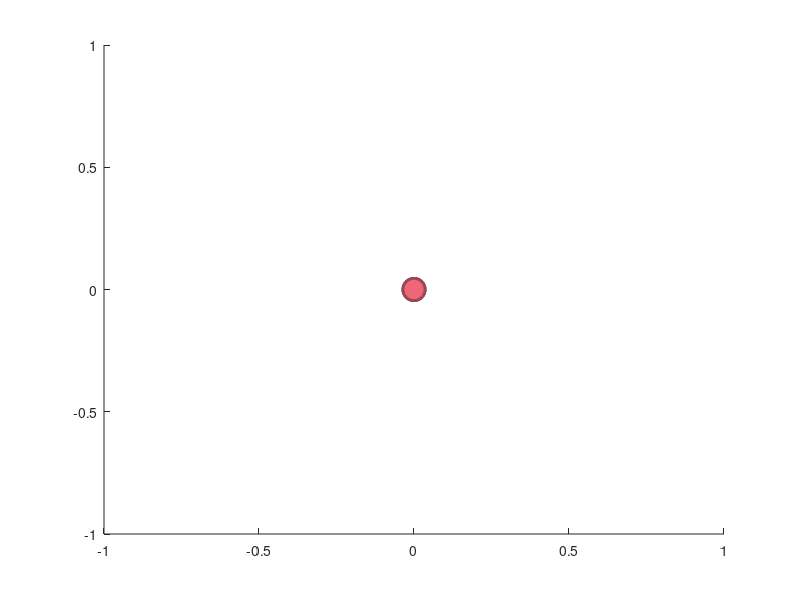

Source code (MATLAB): (Note: this script raises an error after producing the figure.)
blue = [68,119,170]/255;
cyan = [102,204,238]/255;
green = [34,136,51]/255;
yellow = [204,187,68]/255;
pink = [238,102,119]/255;
purple = [170,51,119]/255;
gray = [187,187,187]/255;

% % % eigenfunction colormap
bluee = [97,103,175]/255;
rede = [241,103,103]/255;
greene = [138,198,81]/255;
purplee = [171,78,157]/255;

%% fish optimization
% im_diff1 = (im_model-im_bgsubtracted);
% im_diff2 = (im_bgsubtracted-im_model);
% im_d1 = im2double(im_diff1);
% im_d2 = im2double(im_diff2);
% im_d = im_d1-im_d2;
% figure
% surf(im_d,'EdgeColor','none')
% axis equal
% axis off
% ax = gca;
% ax.LineWidth = 5;
% ax.FontSize = 30;
% view([0,-90])
%
% set(0,'defaultAxesFontName', 'arial')
% set(0,'defaultTextFontName', 'arial')

%% % SLC vs LLC histogram

% rt = swimbouts_er(:,5);
% rt_slc = rt(rt<20);
% rt_llc = rt(rt>20);
%
% figure('units','normalized','position',[.1 .1 .4 .6])
% box on
% hold on
% h = zeros(2,1);
% h(1) = histogram(0,'FaceColor',blue,'FaceAlpha',1,'LineWidth',1);
% h(2) = histogram(0,'FaceColor',pink,'FaceAlpha',1,'LineWidth',1);
% h1 = histogram(rt_slc,[0,5,10,15,20],'FaceColor',blue,'FaceAlpha',1,'LineWidth',1);
% h2 = histogram(rt_llc,[20,25,30,35,40,45,50,55,60,65,70,75,80,85,90,95,100],'FaceColor',pink,'FaceAlpha',1,'LineWidth',1);
% hold off
% ax = gca;
% ax.LineWidth = 5;
% ax.FontSize = 30;
% xlim([0,100])
% ax.XTick = [0,20,40,60,80,100];
% xlabel('Response Time (ms)')
% ylabel('Count')
% legend(h,'SLC','LLC')

% figure('units','normalized','position',[.1 .1 .4 .6])
% box on
% hold on
% h = zeros(2,1);
% h(1) = histogram(0,'FaceColor',blue,'FaceAlpha',1,'LineWidth',1);
% h(2) = histogram(0,'FaceColor',pink,'FaceAlpha',1,'LineWidth',1);
% h1 = histogram(rt_slc,(0:2:20),'FaceColor',blue,'FaceAlpha',1,'LineWidth',1);
% h2 = histogram(rt_llc,(20:2:100),'FaceColor',pink,'FaceAlpha',1,'LineWidth',1);
% hold off
% ax = gca;
% ax.LineWidth = 4;
% ax.FontSize = 28;
% xlim([0,100])
% ax.XTick = [0,20,40,60,80,100];
% xlabel('Response Time (ms)')
% ylabel('Count')
% legend(h,'SLC','LLC')

%% eigenshapes er vs fs vs all
% figure('units','normalized','position',[.1 .1 .4 .6])
% box on
% hold on
% h = zeros(6,1);
% h(1) = plot(0,0,'-','color',[0.2,0.2,0.2],'Linewidth',3);
% h(2) = plot(0,0,'--','color',[0.2,0.2,0.2],'Linewidth',2);
% h(3) = plot(0,0,':','color',[0.2,0.2,0.2],'Linewidth',2);
% h(4) = plot(0,0,'color',bluee,'Linewidth',4);
% h(5) = plot(0,0,'color',rede,'Linewidth',4);
% h(6) = plot(0,0,'color',greene,'Linewidth',4);
%
% plot(-v_fs(1:8,1),'--','color',bluee,'Linewidth',4);
% plot(v_fs(1:8,2),'--','color',rede,'Linewidth',4);
% plot(v_fs(1:8,3),'--','color',greene,'Linewidth',4);
% plot(-v_er(1:8,1),':','color',bluee,'Linewidth',4);
% plot(v_er(1:8,2),':','color',rede,'Linewidth',4);
% plot(-v_er(1:8,3),':','color',greene,'Linewidth',4);
% plot(-v(1:8,1),'color',bluee,'Linewidth',6);
% plot(v(1:8,2),'color',rede,'Linewidth',6);
% plot(v(1:8,3),'color',greene,'Linewidth',6);
% hold off
% ax = gca;
% ax.LineWidth = 4;
% ax.FontSize = 30;
% xlim([1,8])
% ax.XTick = [1 2 3 4 5 6 7 8];
% ylim([-0.8,0.8])
% ax.YTick = [-0.8,-0.6,-0.4,-0.2,0,0.2,0.4,0.6,0.8];
% xlabel('Segment Number')
% ylabel('Eigenshapes (a.u.)')
%
% % First column
% % Axes handle 1 (unvisible, only for place the second legend)
% ah1 = axes('position',get(gca,'position'),'FontSize',26,'Linewidth',4,'visible','off');
% legend(ah1,h(4:6),'eigenshape 1','eigenshape 2','eigenshape 3','Location','southwest')
% legend('boxoff')
% % Second column
% % Axes handle 2 (unvisible, only for place the second legend)
% ah2 = axes('position',get(gca,'position'),'FontSize',26,'Linewidth',4,'visible','off');
% legend(ah2,h(1:3),'average','free swimming', 'escape response','Location','southeast')
% legend('boxoff')
%
%
%
%
%% eigenvalues
% ss = sum(s)/sum(sum(s))*100;
% figure('units','normalized','position',[.1 .1 .4 .6])
% box on
% hold on
% b1 = bar(1,ss(1));
% b2 = bar(2,ss(2));
% b3 = bar(3,ss(3));
% b4 = bar([4,5,6,7,8],ss(4:8)');
% plot(cumsum(ss),'.-','MarkerSize',40,'LineWidth',6)
% hold off
% set(b1,'FaceColor',bluee,'EdgeColor',bluee);
% set(b2,'FaceColor',rede,'EdgeColor',rede);
% set(b3,'FaceColor',greene,'EdgeColor',greene);
% set(b4,'FaceColor',[0.2,0.2,0.2]);
% ax = gca;
% ax.LineWidth = 4;
% ax.FontSize = 30;
% xlim([0,9])
% ax.XTick = [1 2 3 4 5 6 7 8];
% xlabel('Eigenshape Number')
% ylabel('Weight of eigenshapes (%)')

%% eigenvalues average vs fs vs er

% ss = sum(s)/sum(sum(s))*100;
% ss_er = sum(s_er)/sum(sum(s_er))*100;
% ss_fs = sum(s_fs)/sum(sum(s_fs))*100;
%
% figure('units','normalized','position',[.1 .1 .4 .6])
% box on
% hold on
% h = zeros(3,1);
% h(1) = plot(0,0,'-','Linewidth',2,'Color',blue);
% h(2) = plot(0,0,'--','Linewidth',2,'Color',blue);
% h(3) = plot(0,0,':','Linewidth',2,'Color',blue);
% b1 = bar(1,ss(1));
% b2 = bar(2,ss(2));
% b3 = bar(3,ss(3));
% b4 = bar([4,5,6,7,8],ss(4:8)');
% plot(cumsum(ss),'x-','MarkerSize',10,'LineWidth',2,'Color',blue)
% plot(cumsum(ss_er),'x:','MarkerSize',10,'LineWidth',2,'Color',blue)
% plot(cumsum(ss_fs),'x--','MarkerSize',10,'LineWidth',2,'Color',blue)
% hold off
% set(b1,'FaceColor',bluee,'EdgeColor',bluee);
% set(b2,'FaceColor',rede,'EdgeColor',rede);
% set(b3,'FaceColor',greene,'EdgeColor',greene);
% set(b4,'FaceColor',[0.2,0.2,0.2]);
% ax = gca;
% ax.LineWidth = 4;
% ax.FontSize = 30;
% xlim([0,9])
% ax.XTick = [1 2 3 4 5 6 7 8];
% xlabel('Eigenshape Number')
% ylim([0,100])
% ylabel('Weight of eigenshapes (%)')
% ah = axes('position',get(gca,'position'),'FontSize',30,'Linewidth',4,'visible','off');
% legend(ah,h(1:3),'average','free swimming', 'escape response','Location','northeast')


%% behavioral space in 3D
% bluem = [gray,0.9];
% purplem = [blue,0.9];
% goldm = [pink,0.9];
% 
% figure('units','normalized','position',[.1 .1 .48 .75])
% hold on
% h = zeros(3,1);
% h(1) = plot3(0,0,0,'color',bluem,'LineWidth',2);
% h(2) = plot3(0,0,0,'color',purplem,'LineWidth',2);
% h(3) = plot3(0,0,0,'color',goldm,'LineWidth',2);
% % for m = 1:nswimbouts_fs
% %     uc = filter([1/3,1/3,1/3],1,uc_fs_1{m});
% %     if uc(20,1)<0
% %         uc = -uc;
% %     end
% %     plot3(uc(:,1),-uc(:,2),uc(:,3),'color',bluem,'displayname',sprintf('%d',m),'LineWidth',1.5)
% % end
% m = 80;
% % for m = 1:nswimbouts_er
%     rt = swimbouts_er(m,5);
%     rt(rt>20) = 100;
%     rt(rt<=20) = 0;
%     uc = filter([1/3,1/3,1/3],1,uc_er_1{m});
%     if uc(20,1)<0
%         uc = -uc;
%     end
%     plot3(uc(:,1),-uc(:,2),uc(:,3),'color',purplem*(100-rt)/100+goldm*(rt)/100,'displayname',sprintf('%d',m),'LineWidth',1.5)
% %     view(43,30)
% % end
% 
% hold off
% 
% box on
% grid on
% 
% view([-158 21])
% ax = gca;
% ax.LineWidth = 4;
% ax.FontSize = 30;
% % xl = xlabel('U_1');
% % set(xl, 'rotation', 46);
% xlim([-0.006,0.012])
% ax.XTickLabels = {'1','1','1','1'};
% % yl = ylabel('U_2');
% ylim([-0.008,0.01])
% ax.YTickLabels = {'1','1','1','1'};
% % set(yl, 'rotation', -2);
% % zlabel('U_3')
% zlim([-0.015,0.012])
% ax.ZTickLabels = {'1','1','1'};
% legend('Free Swimming','SLC','LLC','Location','south')



%% MDS analysis

% uc1 = [uc_er_1;uc_fs_1];
% nswimbouts = length(uc1);
% dd = zeros(nswimbouts);
% for n = 1:nswimbouts
%     for m = 1:nswimbouts
%         a=[uc1{n}(:,1)*s(1,1),uc1{n}(:,2)*s(2,2),uc1{n}(:,3)*s(3,3)];
%         b=[uc1{m}(:,1)*s(1,1),uc1{m}(:,2)*s(2,2),uc1{m}(:,3)*s(3,3)];
%         w=100;
%         dd(m,n) = dtw_c(a,b,w)/(length(a)*length(b));
%     end
% end
% [Y1,~] = mdscale(dd,3);

%% MDS in 2D

% uc1 = [uc_er_1;uc_fs_1];
% nswimbouts = length(uc1);
% dd = zeros(nswimbouts);
% for n = 1:nswimbouts
%     for m = 1:nswimbouts
%         a=[uc1{n}(:,1)*s(1,1),uc1{n}(:,2)*s(2,2),uc1{n}(:,3)*s(3,3)];
%         b=[uc1{m}(:,1)*s(1,1),uc1{m}(:,2)*s(2,2),uc1{m}(:,3)*s(3,3)];
%         w=100;
%         dd(m,n) = dtw_c(a,b,w)/(length(a)*length(b));
%     end
% end
% [Y1,~] = mdscale(dd,2);
% 
% nswimbouts_er  = length(swimbouts_er);
% nswimbouts_fs  = length(swimbouts_fs);

% plot MDS
figure('units','normalized','position',[.1 .1 .56 .65])
hold on
h = zeros(3,1);
h(1) = plot3(0,0,0,'o','MarkerFaceColor',gray,'MarkerEdgeColor',gray/1.5,'MarkerSize',16,'LineWidth',2);
h(2) = plot3(0,0,0,'o','MarkerFaceColor',blue,'MarkerEdgeColor',blue/1.5,'MarkerSize',16,'LineWidth',2);
h(3) = plot3(0,0,0,'o','MarkerFaceColor',pink,'MarkerEdgeColor',pink/1.5,'MarkerSize',16,'LineWidth',2);
for i = nswimbouts_er + 1 : nswimbouts_er + nswimbouts_fs
    plot(Y1(i,1),Y1(i,2),'o','MarkerFaceColor',gray,'MarkerEdgeColor',gray/1.5,'MarkerSize',16,'DisplayName',sprintf('%d',i),'LineWidth',2);
end
for i = 1:nswimbouts_er
    if swimbouts_er(i,5)<20
        plot(Y1(i,1),Y1(i,2),'o','MarkerFaceColor',blue,'MarkerEdgeColor',blue/1.5,'MarkerSize',16,'DisplayName',sprintf('%d',i),'LineWidth',2);
    else
        plot(Y1(i,1),Y1(i,2),'o','MarkerFaceColor',pink,'MarkerEdgeColor',pink/1.5,'MarkerSize',16,'DisplayName',sprintf('%d',i),'LineWidth',2);
    end
end
hold off
box on
grid on
% view([-70 22])
ax = gca;
ax.LineWidth = 4;
ax.FontSize = 30;
xlim([-2.2,3.2]);
ylim([-1.2,2.5])
xl = xlabel('MDS dimension 1');
% set(xl, 'rotation', 52);
yl = ylabel('MDS dimension 2');
% view(-90,90) 
set(gca,'ydir','reverse')
legend('Free Swimming','SLC','LLC','Location','best')


%% MDS in 3D

% uc1 = [uc_er_1;uc_fs_1];
% nswimbouts = length(uc1);
% dd = zeros(nswimbouts);
% for n = 1:nswimbouts
%     for m = 1:nswimbouts
%         a=[uc1{n}(:,1)*s(1,1),uc1{n}(:,2)*s(2,2),uc1{n}(:,3)*s(3,3)];
%         b=[uc1{m}(:,1)*s(1,1),uc1{m}(:,2)*s(2,2),uc1{m}(:,3)*s(3,3)];
%         w=100;
%         dd(m,n) = dtw_c(a,b,w)/(length(a)*length(b));
%     end
% end
% [Y1,~] = mdscale(dd,3);
% nswimbouts_er  = length(swimbouts_er);
% nswimbouts_fs  = length(swimbouts_fs);
% 
% % plot MDS
% figure('units','normalized','position',[.1 .1 .48 .75])
% % figure('units','pixels','position',[100 100 900 800])
% hold on
% h = zeros(3,1);
% h(1) = plot3(0,0,0,'o','MarkerFaceColor',gray,'MarkerEdgeColor',gray/1.5,'MarkerSize',16,'LineWidth',2);
% h(2) = plot3(0,0,0,'o','MarkerFaceColor',blue,'MarkerEdgeColor',blue/1.5,'MarkerSize',16,'LineWidth',2);
% h(3) = plot3(0,0,0,'o','MarkerFaceColor',pink,'MarkerEdgeColor',pink/1.5,'MarkerSize',16,'LineWidth',2);
% for i = nswimbouts_er + 1 : nswimbouts_er + nswimbouts_fs
%     plot3(Y1(i,1),Y1(i,2),Y1(i,3),'o','MarkerFaceColor',gray,'MarkerEdgeColor',gray/1.5,'MarkerSize',16,'DisplayName',sprintf('%d',i),'LineWidth',2);
% end
% for i = 1:nswimbouts_er
%     if swimbouts_er(i,5)<20
%         plot3(Y1(i,1),Y1(i,2),Y1(i,3),'o','MarkerFaceColor',blue,'MarkerEdgeColor',blue/1.5,'MarkerSize',16,'DisplayName',sprintf('%d',i),'LineWidth',2);
%     else
%         plot3(Y1(i,1),Y1(i,2),Y1(i,3),'o','MarkerFaceColor',pink,'MarkerEdgeColor',pink/1.5,'MarkerSize',16,'DisplayName',sprintf('%d',i),'LineWidth',2);
%     end
% end
% hold off
% box on
% grid on
% view([-68 21])
% ax = gca;
% ax.LineWidth = 4;
% ax.FontSize = 30;
% % xl = xlabel('MDS dimension 1');
% xlim([-2,3])
% % set(xl, 'rotation', 52);
% ylim([-1,2])
% % yl = ylabel('MDS dimension 2');
% % set(yl, 'rotation', -3);
% % zlim([-2,2])
% % zlabel('MDS dimension 3')
% legend('Free Swimming','SLC','LLC','Location','best')



%% MDS in 3D stereoview

% uc1 = [uc_er_1;uc_fs_1];
% nswimbouts = length(uc1);
% dd = zeros(nswimbouts);
% for n = 1:nswimbouts
%     for m = 1:nswimbouts
%         a=[uc1{n}(:,1)*s(1,1),uc1{n}(:,2)*s(2,2),uc1{n}(:,3)*s(3,3)];
%         b=[uc1{m}(:,1)*s(1,1),uc1{m}(:,2)*s(2,2),uc1{m}(:,3)*s(3,3)];
%         w=100;
%         dd(m,n) = dtw_c(a,b,w)/(length(a)*length(b));
%     end
% end
% [Y1,~] = mdscale(dd,3);
% nswimbouts_er  = length(swimbouts_er);
% nswimbouts_fs  = length(swimbouts_fs);

% % plot MDS
% figure%('units','normalized','position',[.1 .1 .48 .75])
% hold on
% h = zeros(3,1);
% h(1) = plot3(0,0,0,'o','MarkerFaceColor',gray,'MarkerEdgeColor',gray/1.5,'MarkerSize',16,'LineWidth',2);
% h(2) = plot3(0,0,0,'o','MarkerFaceColor',blue,'MarkerEdgeColor',blue/1.5,'MarkerSize',16,'LineWidth',2);
% h(3) = plot3(0,0,0,'o','MarkerFaceColor',pink,'MarkerEdgeColor',pink/1.5,'MarkerSize',16,'LineWidth',2);
% for i = nswimbouts_er + 1 : nswimbouts_er + nswimbouts_fs
%     plot3(Y1(i,1),Y1(i,2),Y1(i,3),'o','MarkerFaceColor',gray,'MarkerEdgeColor',gray/1.5,'MarkerSize',5,'DisplayName',sprintf('%d',i),'LineWidth',1);
% end
% for i = 1:nswimbouts_er
%     if swimbouts_er(i,5)<20
%         plot3(Y1(i,1),Y1(i,2),Y1(i,3),'o','MarkerFaceColor',blue,'MarkerEdgeColor',blue/1.5,'MarkerSize',5,'DisplayName',sprintf('%d',i),'LineWidth',1);
%     else
%         plot3(Y1(i,1),Y1(i,2),Y1(i,3),'o','MarkerFaceColor',pink,'MarkerEdgeColor',pink/1.5,'MarkerSize',5,'DisplayName',sprintf('%d',i),'LineWidth',1);
%     end
% end
% hold off
% box on
% grid on
% view([-68 21])
% ax = gca;
% ax.LineWidth = 4;
% ax.FontSize = 20;
% % xl = xlabel('MDS dimension 1');
% % set(xl, 'rotation', 52);
% ylim([-1,2.4])
% % yl = ylabel('MDS dimension 2');
% % set(yl, 'rotation', -3);
% zlim([-2,3])
% % zlabel('MDS dimension 3')
% % legend('Free Swimming','SLC','LLC','Location','best')
% stereoview

%% MDS in 4D

% % uc1 = [uc_er_1;uc_fs_1];
% % nswimbouts = length(uc1);
% % dd = zeros(nswimbouts);
% % for n = 1:nswimbouts
% %     for m = 1:nswimbouts
% %         a=[uc1{n}(:,1)*s(1,1),uc1{n}(:,2)*s(2,2),uc1{n}(:,3)*s(3,3)];
% %         b=[uc1{m}(:,1)*s(1,1),uc1{m}(:,2)*s(2,2),uc1{m}(:,3)*s(3,3)];
% %         w=100;
% %         dd(m,n) = dtw_c(a,b,w)/(length(a)*length(b));
% %     end
% % end
% % [Y1,~] = mdscale(dd,4);
% % nswimbouts_er  = length(swimbouts_er);
% % nswimbouts_fs  = length(swimbouts_fs);
%
% % plot MDS dim 123
% figure('units','normalized','position',[.1 .1 .45 .75])
% hold on
% h = zeros(3,1);
% h(1) = plot3(0,0,0,'o','MarkerFaceColor',gray,'MarkerEdgeColor',gray/1.5,'MarkerSize',16,'LineWidth',2);
% h(2) = plot3(0,0,0,'o','MarkerFaceColor',blue,'MarkerEdgeColor',blue/1.5,'MarkerSize',16,'LineWidth',2);
% h(3) = plot3(0,0,0,'o','MarkerFaceColor',pink,'MarkerEdgeColor',pink/1.5,'MarkerSize',16,'LineWidth',2);
% for i = nswimbouts_er + 1 : nswimbouts_er + nswimbouts_fs
%     plot3(Y1(i,1),Y1(i,2),Y1(i,3),'o','MarkerFaceColor',gray,'MarkerEdgeColor',gray/1.5,'MarkerSize',16,'DisplayName',sprintf('%d',i),'LineWidth',2);
% end
% for i = 1:nswimbouts_er
%     if swimbouts_er(i,5)<20
%         plot3(Y1(i,1),Y1(i,2),Y1(i,3),'o','MarkerFaceColor',blue,'MarkerEdgeColor',blue/1.5,'MarkerSize',16,'DisplayName',sprintf('%d',i),'LineWidth',2);
%     else
%         plot3(Y1(i,1),Y1(i,2),Y1(i,3),'o','MarkerFaceColor',pink,'MarkerEdgeColor',pink/1.5,'MarkerSize',16,'DisplayName',sprintf('%d',i),'LineWidth',2);
%     end
% end
% hold off
% box on
% grid on
% view([-70 22])
% ax = gca;
% ax.LineWidth = 4;
% ax.FontSize = 30;
% xlabel('1');
% xlim([-2.4,3])
% % set(xl, 'rotation', 52);
% ylim([-1,2])
% ylabel('2');
% % set(yl, 'rotation', -3);
% % zlim([-2,3])
% zlabel('3')
% zlim([-1.5,2])
% legend('Free Swimming','SLC','LLC','Location','best')
%
% % plot MDS dim 124
% figure('units','normalized','position',[.1 .1 .45 .75])
% hold on
% h = zeros(3,1);
% h(1) = plot3(0,0,0,'o','MarkerFaceColor',gray,'MarkerEdgeColor',gray/1.5,'MarkerSize',16,'LineWidth',2);
% h(2) = plot3(0,0,0,'o','MarkerFaceColor',blue,'MarkerEdgeColor',blue/1.5,'MarkerSize',16,'LineWidth',2);
% h(3) = plot3(0,0,0,'o','MarkerFaceColor',pink,'MarkerEdgeColor',pink/1.5,'MarkerSize',16,'LineWidth',2);
% for i = nswimbouts_er + 1 : nswimbouts_er + nswimbouts_fs
%     plot3(Y1(i,1),Y1(i,2),Y1(i,4),'o','MarkerFaceColor',gray,'MarkerEdgeColor',gray/1.5,'MarkerSize',16,'DisplayName',sprintf('%d',i),'LineWidth',2);
% end
% for i = 1:nswimbouts_er
%     if swimbouts_er(i,5)<20
%         plot3(Y1(i,1),Y1(i,2),Y1(i,4),'o','MarkerFaceColor',blue,'MarkerEdgeColor',blue/1.5,'MarkerSize',16,'DisplayName',sprintf('%d',i),'LineWidth',2);
%     else
%         plot3(Y1(i,1),Y1(i,2),Y1(i,4),'o','MarkerFaceColor',pink,'MarkerEdgeColor',pink/1.5,'MarkerSize',16,'DisplayName',sprintf('%d',i),'LineWidth',2);
%     end
% end
% hold off
% box on
% grid on
% view([-70 22])
% ax = gca;
% ax.LineWidth = 4;
% ax.FontSize = 30;
% xlabel('1');
% xlim([-2.4,3])
% % set(xl, 'rotation', 52);
% ylim([-1,2])
% ylabel('2');
% % set(yl, 'rotation', -3);
% zlabel('4')
% % legend('Free Swimming','SLC','LLC','Location','best')
%
% % plot MDS dim 134
% figure('units','normalized','position',[.1 .1 .45 .75])
% hold on
% h = zeros(3,1);
% h(1) = plot3(0,0,0,'o','MarkerFaceColor',gray,'MarkerEdgeColor',gray/1.5,'MarkerSize',16,'LineWidth',2);
% h(2) = plot3(0,0,0,'o','MarkerFaceColor',blue,'MarkerEdgeColor',blue/1.5,'MarkerSize',16,'LineWidth',2);
% h(3) = plot3(0,0,0,'o','MarkerFaceColor',pink,'MarkerEdgeColor',pink/1.5,'MarkerSize',16,'LineWidth',2);
% for i = nswimbouts_er + 1 : nswimbouts_er + nswimbouts_fs
%     plot3(Y1(i,1),Y1(i,3),Y1(i,4),'o','MarkerFaceColor',gray,'MarkerEdgeColor',gray/1.5,'MarkerSize',16,'DisplayName',sprintf('%d',i),'LineWidth',2);
% end
% for i = 1:nswimbouts_er
%     if swimbouts_er(i,5)<20
%         plot3(Y1(i,1),Y1(i,3),Y1(i,4),'o','MarkerFaceColor',blue,'MarkerEdgeColor',blue/1.5,'MarkerSize',16,'DisplayName',sprintf('%d',i),'LineWidth',2);
%     else
%         plot3(Y1(i,1),Y1(i,3),Y1(i,4),'o','MarkerFaceColor',pink,'MarkerEdgeColor',pink/1.5,'MarkerSize',16,'DisplayName',sprintf('%d',i),'LineWidth',2);
%     end
% end
% hold off
% box on
% grid on
% view([20 22])
% ax = gca;
% ax.LineWidth = 4;
% ax.FontSize = 30;
% xlabel('1');
% xlim([-2.4,3])
% % set(xl, 'rotation', 52);
% % ylim([-1,2.4])
% ylabel('3');
% ylim([-1.5,2])
% % set(yl, 'rotation', -3);
% % zlim([-2,3])
% zlabel('4')
% % legend('Free Swimming','SLC','LLC','Location','best')
%
%
% % plot MDS dim 234
% figure('units','normalized','position',[.1 .1 .45 .75])
% hold on
% h = zeros(3,1);
% h(1) = plot3(0,0,0,'o','MarkerFaceColor',gray,'MarkerEdgeColor',gray/1.5,'MarkerSize',16,'LineWidth',2);
% h(2) = plot3(0,0,0,'o','MarkerFaceColor',blue,'MarkerEdgeColor',blue/1.5,'MarkerSize',16,'LineWidth',2);
% h(3) = plot3(0,0,0,'o','MarkerFaceColor',pink,'MarkerEdgeColor',pink/1.5,'MarkerSize',16,'LineWidth',2);
% for i = nswimbouts_er + 1 : nswimbouts_er + nswimbouts_fs
%     plot3(Y1(i,2),Y1(i,3),Y1(i,4),'o','MarkerFaceColor',gray,'MarkerEdgeColor',gray/1.5,'MarkerSize',16,'DisplayName',sprintf('%d',i),'LineWidth',2);
% end
% for i = 1:nswimbouts_er
%     if swimbouts_er(i,5)<20
%         plot3(Y1(i,2),Y1(i,3),Y1(i,4),'o','MarkerFaceColor',blue,'MarkerEdgeColor',blue/1.5,'MarkerSize',16,'DisplayName',sprintf('%d',i),'LineWidth',2);
%     else
%         plot3(Y1(i,2),Y1(i,3),Y1(i,4),'o','MarkerFaceColor',pink,'MarkerEdgeColor',pink/1.5,'MarkerSize',16,'DisplayName',sprintf('%d',i),'LineWidth',2);
%     end
% end
% hold off
% box on
% grid on
% view([20 22])
% ax = gca;
% ax.LineWidth = 4;
% ax.FontSize = 30;
% xlabel('2');
% xlim([-1,2])
% % set(xl, 'rotation', 52);
% % ylim([-1,2.4])
% yl = ylabel('3');
% ylim([-1.5,2])
% % set(yl, 'rotation', -3);
% % zlim([-2,3])
% zlabel('4')
% % legend('Free Swimming','SLC','LLC','Location','best')

%% DBSCAN based on dd

% epsilon=0.4895;
% MinPts=20;
% IDX=DBSCAN_D(dd,epsilon,MinPts);
%
% % plot MDS
% figure('units','normalized','position',[.1 .1 .48 .75])
% hold on
% % h = zeros(2,1);
% % h(1) = plot3(0,0,0,'o','MarkerFaceColor',cyan,'MarkerEdgeColor',cyan/1.5,'MarkerSize',16,'LineWidth',2);
% % h(2) = plot3(0,0,0,'o','MarkerFaceColor',green,'MarkerEdgeColor',green/1.5,'MarkerSize',16,'LineWidth',2);
% % h(3) = plot3(0,0,0,'o','MarkerFaceColor',pink,'MarkerEdgeColor',pink/1.5,'MarkerSize',16,'LineWidth',2);
%
% for i = 1:nswimbouts_er + nswimbouts_fs
%     if IDX(i) == 1
%         plot3(Y1(i,1),Y1(i,2),Y1(i,3),'o','MarkerFaceColor',cyan,'MarkerEdgeColor',cyan/1.5,'MarkerSize',8,'DisplayName',sprintf('%d',i),'LineWidth',2);
%     elseif IDX(i) == 2
%         plot3(Y1(i,1),Y1(i,2),Y1(i,3),'o','MarkerFaceColor',green,'MarkerEdgeColor',green/1.5,'MarkerSize',8,'DisplayName',sprintf('%d',i),'LineWidth',2);
%     else
%         plot3(Y1(i,1),Y1(i,2),Y1(i,3),'o','MarkerFaceColor','w','MarkerEdgeColor',[0.8,0.8,0.8],'MarkerSize',8,'DisplayName',sprintf('%d',i),'LineWidth',2);
%     end
% end

% hold off
% box on
% grid on
% view([-68 21])
% ax = gca;
% ax.LineWidth = 4;
% ax.FontSize = 20;
% % xl = xlabel('MDS dimension 1');
% % set(xl, 'rotation', 52);
% ylim([-1,2.4])
% % yl = ylabel('MDS dimension 2');
% % set(yl, 'rotation', -3);
% zlim([-2,3])
% % zlabel('MDS dimension 3')
% % legend('Free Swimming','SLC','LLC','Location','best')


%% DBSCAN based on MDS results v1

% epsilon=0.6;
% MinPts=20;
% IDX=DBSCAN(Y1,epsilon,MinPts);
%
% plot MDS
% MarkerType = {'^','s','o'};
% figure('units','normalized','position',[.1 .1 .48 .75])
% hold on
% h = zeros(2,1);
% h(1) = plot3(0,0,0,'o','MarkerFaceColor',[1,1,1],'MarkerEdgeColor',[0,0,0],'MarkerSize',16,'LineWidth',2);
% h(2) = plot3(0,0,0,'s','MarkerFaceColor',[1,1,1],'MarkerEdgeColor',[0,0,0],'MarkerSize',16,'LineWidth',2);
% h(3) = plot3(0,0,0,'^','MarkerFaceColor',[1,1,1],'MarkerEdgeColor',[0,0,0],'MarkerSize',16,'LineWidth',2);
% for i = nswimbouts_er + 1 : nswimbouts_er + nswimbouts_fs
%     plot3(Y1(i,1),Y1(i,2),Y1(i,3),MarkerType{IDX(i)+1},'MarkerFaceColor',gray,'MarkerEdgeColor',gray/1.5,'MarkerSize',16,'DisplayName',sprintf('%d',i),'LineWidth',2);
% end
% for i = 1:nswimbouts_er
%     if swimbouts_er(i,5)<20
%         plot3(Y1(i,1),Y1(i,2),Y1(i,3),MarkerType{IDX(i)+1},'MarkerFaceColor',blue,'MarkerEdgeColor',blue/1.5,'MarkerSize',16,'DisplayName',sprintf('%d',i),'LineWidth',2);
%     else
%         plot3(Y1(i,1),Y1(i,2),Y1(i,3),MarkerType{IDX(i)+1},'MarkerFaceColor',pink,'MarkerEdgeColor',pink/1.5,'MarkerSize',16,'DisplayName',sprintf('%d',i),'LineWidth',2);
%     end
% end
% hold off
% box on
% grid on
% view([-68 21])
% ax = gca;
% ax.LineWidth = 4;
% ax.FontSize = 30;
% % xl = xlabel('MDS dimension 1');
% % set(xl, 'rotation', 52);
% ylim([-1,2.4])
% % yl = ylabel('MDS dimension 2');
% % set(yl, 'rotation', -3);
% zlim([-2,3])
% % zlabel('MDS dimension 3')
% legend('cluster1','cluster2','outliers','Location','best')


%% DBSCAN based on MDS results v2

% epsilon=0.6;
% MinPts=20;
% IDX=DBSCAN(Y1,epsilon,MinPts);
% 
% % plot MDS
% MarkerType = {'^','s','o'};
% figure('units','normalized','position',[.1 .1 .48 .75])
% 
% % figure('units','pixels','position',[100 100 900 800])
% hold on
% h = zeros(2,1);
% h(1) = plot3(0,0,0,'o','MarkerFaceColor',cyan,'MarkerEdgeColor',cyan,'MarkerSize',16,'LineWidth',2);
% h(2) = plot3(0,0,0,'o','MarkerFaceColor',green,'MarkerEdgeColor',green,'MarkerSize',16,'LineWidth',2);
% h(3) = plot3(0,0,0,'o','MarkerFaceColor',[1,1,1],'MarkerEdgeColor',[0.7,0.7,0.7],'MarkerSize',16,'LineWidth',2);
% 
% for i = 1:nswimbouts_er + nswimbouts_fs
%     if IDX(i) == 1
%         plot3(Y1(i,1),Y1(i,2),Y1(i,3),'o','MarkerFaceColor',cyan,'MarkerEdgeColor',cyan/1.5,'MarkerSize',16,'DisplayName',sprintf('%d',i),'LineWidth',2);
%     elseif IDX(i) == 2
%         plot3(Y1(i,1),Y1(i,2),Y1(i,3),'o','MarkerFaceColor',green,'MarkerEdgeColor',green/1.5,'MarkerSize',16,'DisplayName',sprintf('%d',i),'LineWidth',2);
%     else
%         plot3(Y1(i,1),Y1(i,2),Y1(i,3),'o','MarkerFaceColor','w','MarkerEdgeColor',[0.7,0.7,0.7],'MarkerSize',16,'DisplayName',sprintf('%d',i),'LineWidth',2);
%     end
% end
% 
% hold off
% box on
% grid on
% view([-68 21])
% ax = gca;
% ax.LineWidth = 4;
% ax.FontSize = 30;
% % xl = xlabel('MDS dimension 1');
% xlim([-2,3])
% % set(xl, 'rotation', 52);
% ylim([-1,2])
% % yl = ylabel('MDS dimension 2');
% % set(yl, 'rotation', -3);
% % zlim([-2,2])
% % zlabel('MDS dimension 3')
% legend('cluster1','cluster2','outliers','Location','best')
% 
% 
% cfs = zeros(3,1);
% cslc = zeros(3,1);
% cllc = zeros(3,1);
% for i = nswimbouts_er + 1:nswimbouts_er+nswimbouts_fs
%     if IDX(i) == 0
%         cfs(1) = cfs(1) + 1;
%     elseif IDX(i) == 1
%         cfs(2) = cfs(2) + 1;
%     else
%         cfs(3) = cfs(3) + 1;
%     end
% end
% for i = 1:nswimbouts_er
%     if swimbouts_er(i,5)<20
%         if IDX(i) == 0
%             cslc(1) = cslc(1) + 1;
%         elseif IDX(i) == 1
%             cslc(2) = cslc(2) + 1;
%         else
%             cslc(3) = cslc(3) + 1;
%         end
%     else
%         if IDX(i) == 0
%             cllc(1) = cllc(1) + 1;
%         elseif IDX(i) == 1
%             cllc(2) = cllc(2) + 1;
%         else
%             cllc(3) = cllc(3) + 1;
%         end
%     end
% end


%% arbitrary parameters
% figure
% hold on
% for i  = 1:nswimbouts_er
%     if swimbouts_er(i,5)<20
%         plot(ang_turn1_er(i),ori_dist_er(i,1),'o','color',blue)
%     else
%         plot(ang_turn1_er(i),ori_dist_er(i,1),'o','color',pink)
%     end
% end
% for i  = 1:nswimbouts_fs
%     plot(ang_turn1_fs(i),ori_dist_fs(i,1),'o','color',gray)
% end
% hold off
%
% figure
% hold on
% for i  = 1:nswimbouts_er
%     if swimbouts_er(i,5)<20
%         plot(ang_turn1_er(i),ori_dist_er(i,2),'o','color',blue)
%     else
%         plot(ang_turn1_er(i),ori_dist_er(i,2),'o','color',pink)
%     end
% end
% for i  = 1:nswimbouts_fs
%     plot(ang_turn1_fs(i),ori_dist_fs(i,2),'o','color',gray)
% end
% hold off

% figure
% hold on
% for i  = 1:nswimbouts_er
%     if swimbouts_er(i,5)<20
%         plot3(ang_turn1_er(i),ang_bent_max_fs(i,1),ori_dist_er(i,2),'o','MarkerFaceColor',blue,'MarkerEdgeColor',blue/1.5,'MarkerSize',12,'LineWidth',2)
%     else
%         plot3(ang_turn1_er(i),ang_bent_max_er(i,1),ori_dist_er(i,2),'o','MarkerFaceColor',pink,'MarkerEdgeColor',pink/1.5,'MarkerSize',16,'LineWidth',2)
%     end
% end
% for i  = 1:nswimbouts_fs
%     plot3(ang_turn1_fs(i),ang_bent_max_er(i,1),ori_dist_fs(i,2),'o','MarkerFaceColor',gray,'MarkerEdgeColor',gray/1.5,'MarkerSize',16,'LineWidth',2)
% end
% hold off


% figure('units','normalized','position',[.1 .1 .4 .6])
% box on
% hold on
% for i  = 1:nswimbouts_er
%     if swimbouts_er(i,5)<20
%         plot(1+(rand-0.5)/2,ang_turn1_er(i)*180/pi,'o','MarkerFaceColor',blue,'MarkerEdgeColor',blue/1.5,'MarkerSize',4,'LineWidth',1)
%     else
%         plot(2+(rand-0.5)/2,ang_turn1_er(i)*180/pi,'o','MarkerFaceColor',pink,'MarkerEdgeColor',pink/1.5,'MarkerSize',4,'LineWidth',1)
%     end
% end
% for i  = 1:nswimbouts_fs
%     plot(3+(rand-0.5)/2,ang_turn1_fs(i)*180/pi,'o','MarkerFaceColor',gray,'MarkerEdgeColor',gray/1.5,'MarkerSize',4,'LineWidth',1)
% end
%
% % angle turned
%
% for i  = 1:nswimbouts_er
%     if swimbouts_er(i,5)<20
%         plot(6+(rand-0.5)/2,ori_dist_er(i,1)*180/pi,'o','MarkerFaceColor',blue,'MarkerEdgeColor',blue/1.5,'MarkerSize',4,'LineWidth',1)
%     else
%         plot(7+(rand-0.5)/2,ori_dist_er(i,1)*180/pi,'o','MarkerFaceColor',pink,'MarkerEdgeColor',pink/1.5,'MarkerSize',4,'LineWidth',1)
%     end
% end
% for i  = 1:nswimbouts_fs
%     plot(8+(rand-0.5)/2,ori_dist_fs(i,1)*180/pi,'o','MarkerFaceColor',gray,'MarkerEdgeColor',gray/1.5,'MarkerSize',4,'LineWidth',1)
% end
%
% % distance traveled (pixels)
% yyaxis right
% for i  = 1:nswimbouts_er
%     if swimbouts_er(i,5)<20
%         plot(11+(rand-0.5)/2,ori_dist_er(i,2),'o','MarkerFaceColor',blue,'MarkerEdgeColor',blue/1.5,'MarkerSize',4,'LineWidth',1)
%     else
%         plot(12+(rand-0.5)/2,ori_dist_er(i,2),'o','MarkerFaceColor',pink,'MarkerEdgeColor',pink/1.5,'MarkerSize',4,'LineWidth',1)
%     end
% end
% for i  = 1:nswimbouts_fs
%     plot(13+(rand-0.5)/2,ori_dist_fs(i,2),'o','MarkerFaceColor',gray,'MarkerEdgeColor',gray/1.5,'MarkerSize',4,'LineWidth',1)
% end
% hold off
% ax = gca;
% ax.LineWidth = 4;
% ax.FontSize = 20;
% ax.XTick = [2,7,12];
% ax.XTickLabel = {'maximum angle turned','angle turned','distance traveled'};
% xlim([-2 16])
% ylim([0 180])
% xlabel('Eigenshape Number')
% ylabel('Weight of eigenshapes (%)')

%% predefined parameters
% % angle turned in the first tailbeat
% figure('units','normalized','position',[.1 .1 .4 .6])
% box on
% hold on
% for i  = 1:nswimbouts_er
%     if swimbouts_er(i,5)<20
%         plot(1+(rand-0.5),abs(ang_turn1_er(i))*180/pi,'o','MarkerFaceColor',blue,'MarkerEdgeColor',blue/1.5,'MarkerSize',8,'LineWidth',1)
%     else
%         plot(3+(rand-0.5),abs(ang_turn1_er(i))*180/pi,'o','MarkerFaceColor',pink,'MarkerEdgeColor',pink/1.5,'MarkerSize',8,'LineWidth',1)
%     end
% end
% for i  = 1:nswimbouts_fs
%     plot(5+(rand-0.5),abs(ang_turn1_fs(i))*180/pi,'o','MarkerFaceColor',gray,'MarkerEdgeColor',gray/1.5,'MarkerSize',8,'LineWidth',1)
% end
% hold off
% ax = gca;
% ax.LineWidth = 5;
% ax.FontSize = 30;
% xlim([0 6])
% ax.XTick = [1,3,5];
% ax.XTickLabel = {'SLC','LLC','    Free \newlineSwimming'};
% ylim([0 240])
% ax.YTick = [0,30,60,90,120,150,180,210,240];
% degsym = sprintf('%c',char(176));
% ylabel(['Angle of the first turn (' degsym ')'])
%
%
% % max angle bent
% figure('units','normalized','position',[.1 .1 .4 .6])
% box on
% hold on
% for i  = 1:nswimbouts_er
%     if swimbouts_er(i,5)<20
%         plot(1+(rand-0.5),abs(ang_bent_max_er(i)),'o','MarkerFaceColor',blue,'MarkerEdgeColor',blue/1.5,'MarkerSize',8,'LineWidth',1,'DisplayName',sprintf('%d',i))
%     else
%         plot(3+(rand-0.5),abs(ang_bent_max_er(i)),'o','MarkerFaceColor',pink,'MarkerEdgeColor',pink/1.5,'MarkerSize',8,'LineWidth',1,'DisplayName',sprintf('%d',i))
%     end
% end
% for i  = 1:nswimbouts_fs
%     plot(5+(rand-0.5),abs(ang_bent_max_fs(i)),'o','MarkerFaceColor',gray,'MarkerEdgeColor',gray/1.5,'MarkerSize',8,'LineWidth',1,'DisplayName',sprintf('%d',i))
% end
%
% hold off
% ax = gca;
% ax.LineWidth = 5;
% ax.FontSize = 30;
% xlim([0 6])
% ax.XTick = [1,3,5];
% ax.XTickLabel = {'SLC','LLC','    Free \newlineSwimming'};
% ylim([0 60])
% ax.YTick = [0,10,20,30,40,50,60];
% degsym = sprintf('%c',char(176));
% ylabel(['Maximum bent angle (' degsym ')'])
%
%
% % orientation change
% figure('units','normalized','position',[.1 .1 .4 .6])
% box on
% hold on
% for i  = 1:nswimbouts_er
%     if swimbouts_er(i,5)<20
%         plot(1+(rand-0.5),abs(ori_dist_er(i,1))*180/pi,'o','MarkerFaceColor',blue,'MarkerEdgeColor',blue/1.5,'MarkerSize',8,'LineWidth',1)
%     else
%         plot(3+(rand-0.5),abs(ori_dist_er(i,1))*180/pi,'o','MarkerFaceColor',pink,'MarkerEdgeColor',pink/1.5,'MarkerSize',8,'LineWidth',1)
%     end
% end
% for i  = 1:nswimbouts_fs
%     plot(5+(rand-0.5),abs(ori_dist_fs(i,1))*180/pi,'o','MarkerFaceColor',gray,'MarkerEdgeColor',gray/1.5,'MarkerSize',8,'LineWidth',1)
% end
% hold off
% ax = gca;
% ax.LineWidth = 5;
% ax.FontSize = 30;
% xlim([0 6])
% ax.XTick = [1,3,5];
% ax.XTickLabel = {'SLC','LLC','    Free \newlineSwimming'};
% ylim([0 240])
% ax.YTick = [0,30,60,90,120,150,180,210,240];
% degsym = sprintf('%c',char(176));
% ylabel(['Angular displacement (' degsym ')'])
%
%
% % polar histogram
% h = rose(ori_dist_er(:,1)+pi,20);
% x = get(h,'Xdata');
% y = get(h,'Ydata');
% g = patch(x,y,blue);
%
%
% % distance traveled (pixels)
% figure('units','normalized','position',[.1 .1 .4 .6])
% box on
% hold on
% for i  = 1:nswimbouts_er
%     if swimbouts_er(i,5)<20
%         plot(1+(rand-0.5),ori_dist_er(i,2),'o','MarkerFaceColor',blue,'MarkerEdgeColor',blue/1.5,'MarkerSize',8,'LineWidth',1)
%     else
%         plot(3+(rand-0.5),ori_dist_er(i,2),'o','MarkerFaceColor',pink,'MarkerEdgeColor',pink/1.5,'MarkerSize',8,'LineWidth',1)
%     end
% end
% for i  = 1:nswimbouts_fs
%     plot(5+(rand-0.5),ori_dist_fs(i,2),'o','MarkerFaceColor',gray,'MarkerEdgeColor',gray/1.5,'MarkerSize',8,'LineWidth',1)
% end
% hold off
% ax = gca;
% ax.LineWidth = 5;
% ax.FontSize = 30;
% xlim([0 6])
% ax.XTick = [1,3,5];
% ax.XTickLabel = {'SLC','LLC','    Free \newlineSwimming'};
% ylim([0 200])
% ax.YTick = [0,50,100,150,200];
% degsym = sprintf('%c',char(176));
% ylabel('Distance traveled (pixels)')



%% Fig 1B MDS & density plot

% uc1 = [uc_er_1;uc_fs_1];
% nswimbouts = length(uc1);
% dd = zeros(nswimbouts);
% for n = 1:nswimbouts
%     for m = 1:nswimbouts
%         a=[uc1{n}(:,1)*s(1,1),uc1{n}(:,2)*s(2,2),uc1{n}(:,3)*s(3,3)];
%         b=[uc1{m}(:,1)*s(1,1),uc1{m}(:,2)*s(2,2),uc1{m}(:,3)*s(3,3)];
%         w=100;
%         dd(m,n) = dtw_c(a,b,w)/(length(a)*length(b));
%     end
% end
% [Y1,~] = mdscale(dd,2);
%
% nswimbouts_er  = length(swimbouts_er);
% nswimbouts_fs  = length(swimbouts_fs);

% plot MDS
% pt_fs = [];
% pt_slc = [];
% pt_llc = [];
% figure('units','normalized','position',[.1 .1 .5 .75])
% hold on
% h = zeros(3,1);
% h(1) = plot3(0,0,0,'o','MarkerFaceColor',gray,'MarkerEdgeColor',gray/1.5,'MarkerSize',16,'LineWidth',2);
% h(2) = plot3(0,0,0,'o','MarkerFaceColor',blue,'MarkerEdgeColor',blue/1.5,'MarkerSize',16,'LineWidth',2);
% h(3) = plot3(0,0,0,'o','MarkerFaceColor',pink,'MarkerEdgeColor',pink/1.5,'MarkerSize',16,'LineWidth',2);
% for i = nswimbouts_er + 1 : nswimbouts_er + nswimbouts_fs
%     plot(Y1(i,2),Y1(i,1),'o','MarkerFaceColor',gray,'MarkerEdgeColor',gray/1.5,'MarkerSize',16,'DisplayName',sprintf('%d',i),'LineWidth',2);
%     pt_fs = [pt_fs;Y1(i,2),Y1(i,1)];
% end
% for i = 1:nswimbouts_er
%     if swimbouts_er(i,5)<20
%         plot(Y1(i,2),Y1(i,1),'o','MarkerFaceColor',blue,'MarkerEdgeColor',blue/1.5,'MarkerSize',16,'DisplayName',sprintf('%d',i),'LineWidth',2);
%         pt_slc = [pt_slc;Y1(i,2),Y1(i,1)];
%     else
%         plot(Y1(i,2),Y1(i,1),'o','MarkerFaceColor',pink,'MarkerEdgeColor',pink/1.5,'MarkerSize',16,'DisplayName',sprintf('%d',i),'LineWidth',2);
%         pt_llc = [pt_llc;Y1(i,2),Y1(i,1)];
%     end
% end
% hold off
% box on
% grid on
% % view([-70 22])
% ax = gca;
% ax.LineWidth = 4;
% ax.FontSize = 30;
% % ylim([-2.4,3.2]);
% yl = xlabel('MDS dimension 1');
% % set(xl, 'rotation', 52);
% xl = ylabel('MDS dimension 2');
%
% legend('Free Swimming','SLC','LLC','Location','best')
% %
% pt_spon = [pt_fs;pt_llc];


% [PPDF1,XX1,YY1,Xrange1,Yrange1,cdata1,N1,D1] = pdf_from_2d(pt_slc,blue,1);
% [PPDF2,XX2,YY2,Xrange2,Yrange2,cdata2,N2,D2] = pdf_from_2d(pt_spon,gray/2,1);
% [PPDF3,XX3,YY3,Xrange3,Yrange3,cdata3,N3,D3] = pdf_from_2d(pt_llc,pink,0.15);

% figure('units','normalized','position',[.1 .1 .48 .72])
% hold on
% h = zeros(3,1);
% h(1) = plot3(0,0,0,'o','MarkerFaceColor',gray,'MarkerEdgeColor',gray/1.5,'MarkerSize',8,'LineWidth',1);
% h(2) = plot3(0,0,0,'o','MarkerFaceColor',blue,'MarkerEdgeColor',blue/1.5,'MarkerSize',8,'LineWidth',1);
% h(3) = plot3(0,0,0,'o','MarkerFaceColor',pink,'MarkerEdgeColor',pink/1.5,'MarkerSize',8,'LineWidth',1);
%
% %Add PDF estimates to figure
% s1 = surfc(XX1,YY1,PPDF1,cdata1);
% shading interp;
% plot3(D1(:,1),D1(:,2),ones(N1,1)*2,'o','MarkerFaceColor',blue,'MarkerEdgeColor',blue/1.5,'MarkerSize',7,'LineWidth',1);
%
% s2 = surfc(XX2,YY2,PPDF2,cdata2);
% shading interp;
% plot3(D2(:,1),D2(:,2),ones(N2,1)*2,'o','MarkerFaceColor',gray,'MarkerEdgeColor',gray/1.5,'MarkerSize',7,'LineWidth',1);
%
% s3 = surfc(XX3,YY3,PPDF3*1.5,cdata3);
% shading interp;
% plot3(D3(:,1),D3(:,2),ones(N3,1)*2,'o','MarkerFaceColor',pink,'MarkerEdgeColor',pink/1.5,'MarkerSize',7,'LineWidth',1);
% hold off
% box on
% % view([-70 22])
% % axis off
% ax = gca;
% set(gca,'position',[0.01 0.01 0.98 0.98],'units','normalized')
% ax.LineWidth = 6;
% ax.FontSize = 26;
% xlim([-1.3,2.7]);
% ylim([-2.5,3.3]);
% ax.XTickLabel = {};
% ax.YTickLabel = {};

% % yl = xlabel('MDS dimension 2');
% % set(xl, 'rotation', 52);
% % xl = ylabel('MDS dimension 1');
% % legend('Free Swimming','SLC','LLC','Location','best')

%% plot one postural space
% 
% % m = 2;
% m = 59;
% figure('units','normalized','position',[.1 .1 .48 .75])
% hold on
% h = zeros(3,1);
% h(1) = plot3(0,0,0,'color',bluem,'LineWidth',2);
% uc = filter([1/3,1/3,1/3],1,uc_er_1{m});
% if uc(20,1)<0
%     uc = -uc;
% end
% 
% nframes = length(uc);
% 
% color1 = [0.8,0.2,0.25];
% color2 = [1,0.9,0.9];
% % color1 = [0.5,0.5,0.5];
% % color2 = [0.9,0.9,0.9];
% for n = 1:86
% plot3(uc(n:n+1,1),-uc(n:n+1,2),uc(n:n+1,3),'color',color1+(color2-color1)*n/nframes,'displayname',sprintf('%d',m),'LineWidth',3)
% end
% 
% for n = 86:nframes-1
% plot3(uc(n:n+1,1),-uc(n:n+1,2),uc(n:n+1,3),':','color',color1+(color2-color1)*n/nframes,'displayname',sprintf('%d',m),'LineWidth',3)
% end
% 
% for n = [1,40,60,86,108,200]
%     plot3(uc(n,1),-uc(n,2),uc(n,3),'.','color',color1+(color2-color1)*n/nframes,'displayname',sprintf('%d',m),'MarkerSize',40)
% end
% 
% % im4 = kron(im40,ones(2,'uint8'));
% % imwrite(im4,'er_48_1_204.png')
% % make images
% for n = [1,40,60,86,108,200]
%     im = v_original(:,:,n);
%     iml = kron(im,ones(2,'uint8'));
%     iml = [iml;zeros(20,size(iml,2),'uint8')];
%     iml = [zeros(size(iml,1),20,'uint8'),iml];
%     imwrite(iml,['er_48_2_' int2str(n) '.png']);
% end
% 
% 
% 
% hold off
% box on
% grid on
% 
% % view([-158 36])
% % ax = gca;
% % ax.LineWidth = 4;
% % ax.FontSize = 30;
% % xl = xlabel('U_1');
% % xlim([-0.0082,0.003])
% % ax.XTick = [-0.005,0,0.005];
% % % ax.XTickLabels = {'1','1','1','1'};
% % yl = ylabel('U_2');
% % ylim([-0.006,0.006])
% % % ax.YTickLabels = {'1','1','1','1'};
% % zlabel('U_3')
% % zlim([-0.005,0.006])
% % % ax.ZTickLabels = {'1','1','1'};
% 
% 
% view([-158 21])
% ax = gca;
% ax.LineWidth = 4;
% ax.FontSize = 30;
% % xl = xlabel('U_1');
% xlim([-0.006,0.012])
% ax.XTickLabels = {'1','1','1','1'};
% % yl = ylabel('U_2');
% ylim([-0.008,0.01])
% ax.YTickLabels = {'1','1','1','1'};
% % zlabel('U_3')
% zlim([-0.015,0.012])
% ax.ZTickLabels = {'1','1','1'};
